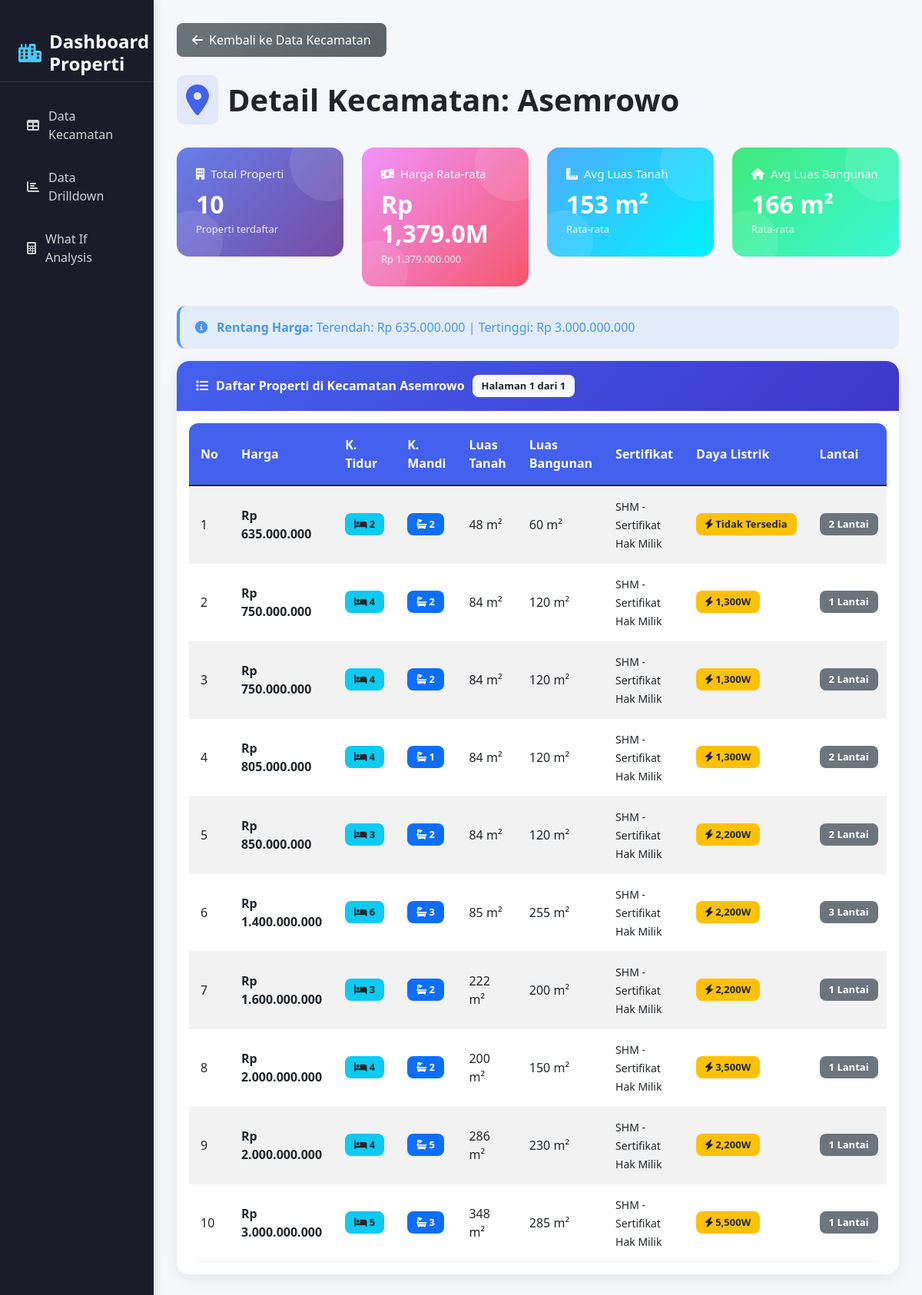
/detail_kecamatan.php?kecamatan=asemrowo, run on the app's committed database.
### tables this page shows
CREATE TABLE `properti_surabaya` (
  `Kecamatan` varchar(255) NOT NULL,
  `Price` bigint(50) NOT NULL,
  `Kamar Tidur` varchar(255) NOT NULL,
  `Kamar Mandi` varchar(255) NOT NULL,
  `Luas Tanah` varchar(255) NOT NULL,
  `Luas Bangunan` varchar(255) NOT NULL,
  `Sertifikat` varchar(255) NOT NULL,
  `Daya Listrik` varchar(255) NOT NULL,
  `Ruang Makan` varchar(255) NOT NULL,
  `Ruang Tamu` varchar(255) NOT NULL,
  `Kondisi Perabotan` varchar(255) NOT NULL,
  `Jumlah Lantai` varchar(255) NOT NULL,
  `Hadap` varchar(255) NOT NULL,
  `Terjangkau Internet` varchar(255) NOT NULL,
  `Lebar Jalan` varchar(255) NOT NULL,
  `Sumber Air` varchar(255) NOT NULL,
  `Hook` varchar(255) NOT NULL,
  `Kondisi Properti` varchar(255) NOT NULL
);

### detail_kecamatan.php (the view, shortened to what this page needs)
<?php
include 'config.php';
$kecamatan = isset($_GET['kecamatan']) ? mysqli_real_escape_string($conn, $_GET['kecamatan']) : '';
$items_per_page = 25;
$page = isset($_GET['page']) ? (int)$_GET['page'] : 1;
$offset = ($page - 1) * $items_per_page;
$count_query = "SELECT COUNT(*) as total FROM properti_surabaya WHERE Kecamatan = '$kecamatan'";
$count_result = mysqli_query($conn, $count_query);
$total_rows = mysqli_fetch_assoc($count_result)['total'];
$total_pages = ceil($total_rows / $items_per_page);
$query = "SELECT * FROM properti_surabaya WHERE Kecamatan = '$kecamatan' LIMIT $items_per_page OFFSET $offset";
$result = mysqli_query($conn, $query);
$properti_list = [];
$no = $offset + 1;
while ($row = mysqli_fetch_assoc($result)) {
    $properti_list[] = $row;
}
$stats_query = "SELECT
                COUNT(*) as total_properti,
                AVG(Price) as avg_price,
                MIN(Price) as min_price,
                MAX(Price) as max_price,
                AVG(`Luas Tanah`) as avg_luas_tanah,
                AVG(`Luas Bangunan`) as avg_luas_bangunan
                FROM properti_surabaya
                WHERE Kecamatan = '$kecamatan'";
$stats_result = mysqli_query($conn, $stats_query);
$stats = mysqli_fetch_assoc($stats_result);
?>
<!DOCTYPE html>
<html lang="id">
<head>
    <link href="https://cdn.jsdelivr.net/npm/bootstrap@5.1.3/dist/css/bootstrap.min.css" rel="stylesheet">
    <link rel="stylesheet" href="https://cdnjs.cloudflare.com/ajax/libs/font-awesome/6.0.0/css/all.min.css">
</head>
<body>
    <div class="container-fluid">
        <div class="row">
            <div class="col-md-3 col-lg-2 sidebar">
                <div class="sidebar-sticky pt-3">
                    <div class="sidebar-header">
                        <h4><i class="fas fa-city"></i> Dashboard Properti</h4>
                    </div>
                    <ul class="nav flex-column">
                        <li class="nav-item">
                            <a class="nav-link" href="index.php">
                                <i class="fas fa-table"></i> Data Kecamatan
                            </a>
                        </li>
                        <li class="nav-item">
                            <a class="nav-link" href="drilldown.php">
                                <i class="fas fa-chart-bar"></i> Data Drilldown
                            </a>
                        </li>
                        <li class="nav-item">
                            <a class="nav-link" href="what-if.php">
                                <i class="fas fa-calculator"></i> What If Analysis
                            </a>
                        </li>
                    </ul>
                </div>
            </div>
            <main class="col-md-9 ms-sm-auto col-lg-10 main-content">
                <div class="mb-4 fade-in">
                    <a href="index.php" class="btn btn-secondary">
                        <i class="fas fa-arrow-left"></i> Kembali ke Data Kecamatan
                    </a>
                </div>
                <div class="page-header fade-in delay-1">
                    <h1 class="page-title">
                        <i class="fas fa-map-marker-alt"></i>
                        Detail Kecamatan: <?php echo ucwords(strtolower($kecamatan)); ?>
                    </h1>
                </div>
                <div class="row">
                    <div class="col-md-3 col-sm-6 fade-in delay-1">
                        <div class="stats-card stats-card-1">
                            <h5><i class="fas fa-building"></i> Total Properti</h5>
                            <h3><?php echo number_format($stats['total_properti']); ?></h3>
                            <small>Properti terdaftar</small>
                        </div>
                    </div>
                    <div class="col-md-3 col-sm-6 fade-in delay-2">
                        <div class="stats-card stats-card-2">
                            <h5><i class="fas fa-money-bill-wave"></i> Harga Rata-rata</h5>
                            <h3>
                                <?php
                                if (is_numeric($stats['avg_price']) && $stats['avg_price'] > 0) {
                                    echo 'Rp ' . number_format($stats['avg_price'] / 1000000, 1) . 'M';
                                } else {
                                    echo 'Tidak Tersedia';
                                }
                                ?>
                            </h3>
                            <small>
                                <?php
                                if (is_numeric($stats['avg_price']) && $stats['avg_price'] > 0) {
                                    echo 'Rp ' . number_format($stats['avg_price'], 0, ',', '.');
                                } else {
                                    echo 'Data harga tidak tersedia';
                                }
                                ?>
                            </small>
                        </div>
                    </div>
                    <div class="col-md-3 col-sm-6 fade-in delay-3">
                        <div class="stats-card stats-card-3">
                            <h5><i class="fas fa-ruler-combined"></i> Avg Luas Tanah</h5>
                            <h3>
                                <?php
                                if (is_numeric($stats['avg_luas_tanah']) && $stats['avg_luas_tanah'] > 0) {
                                    echo number_format($stats['avg_luas_tanah'], 0) . ' m²';
                                } else {
                                    echo 'Tidak Tersedia';
                                }
                                ?>
                            </h3>
                            <small>Rata-rata</small>
                        </div>
                    </div>
                    <div class="col-md-3 col-sm-6 fade-in delay-4">
                        <div class="stats-card stats-card-4">
                            <h5><i class="fas fa-home"></i> Avg Luas Bangunan</h5>
                            <h3>
                                <?php
                                if (is_numeric($stats['avg_luas_bangunan']) && $stats['avg_luas_bangunan'] > 0) {
                                    echo number_format($stats['avg_luas_bangunan'], 0) . ' m²';
                                } else {
                                    echo 'Tidak Tersedia';
                                }
                                ?>
                            </h3>
                            <small>Rata-rata</small>
                        </div>
                    </div>
                </div>
                <div class="alert alert-info fade-in" role="alert">
                    <i class="fas fa-info-circle"></i>
                    <div>
                        <strong>Rentang Harga:</strong>
                        Terendah:
                        <?php
                        if (is_numeric($stats['min_price']) && $stats['min_price'] > 0) {
                            echo 'Rp ' . number_format($stats['min_price'], 0, ',', '.');
                        } else {
                            echo 'Tidak Tersedia';
                        }
                        ?> |
                        Tertinggi:
                        <?php
                        if (is_numeric($stats['max_price']) && $stats['max_price'] > 0) {
                            echo 'Rp ' . number_format($stats['max_price'], 0, ',', '.');
                        } else {
                            echo 'Tidak Tersedia';
                        }
                        ?>
                    </div>
                </div>
                <div class="card fade-in">
                    <div class="card-header">
                        <i class="fas fa-list"></i>
                        Daftar Properti di Kecamatan <?php echo ucwords(strtolower($kecamatan)); ?>
                        <span class="badge bg-light text-dark float-end">
                            Halaman <?php echo $page; ?> dari <?php echo $total_pages; ?>
                        </span>
                    </div>
                    <div class="card-body">
                        <?php if (count($properti_list) > 0): ?>
                            <div class="table-responsive">
                                <table class="table table-striped table-hover">
                                    <thead>
                                        <tr>
                                            <th width="5%">No</th>
                                            <th width="15%">Harga</th>
                                            <th width="8%">K. Tidur</th>
                                            <th width="8%">K. Mandi</th>
                                            <th width="10%">Luas Tanah</th>
                                            <th width="10%">Luas Bangunan</th>
                                            <th width="15%">Sertifikat</th>
                                            <th width="10%">Daya Listrik</th>
                                            <th width="10%">Lantai</th>
                                        </tr>
                                    </thead>
                                    <tbody>
                                        <?php foreach ($properti_list as $properti): ?>
                                            <tr>
                                                <td><?php echo $no++; ?></td>
                                                <td>
                                                    <strong>
                                                        <?php
                                                        if (is_numeric($properti['Price']) && $properti['Price'] > 0) {
                                                            echo 'Rp ' . number_format($properti['Price'], 0, ',', '.');
                                                        } else {
                                                            echo 'Tidak Tersedia';
                                                        }
                                                        ?>
                                                    </strong>
                                                </td>
                                                <td>
                                                    <span class="badge bg-info text-dark">
                                                        <i class="fas fa-bed"></i>
                                                        <?php
                                                        if (is_numeric($properti['Kamar Tidur']) && $properti['Kamar Tidur'] > 0) {
                                                            echo $properti['Kamar Tidur'];
                                                        } else {
                                                            echo '0';
                                                        }
                                                        ?>
                                                    </span>
                                                </td>
                                                <td>
                                                    <span class="badge bg-primary">
                                                        <i class="fas fa-bath"></i>
                                                        <?php
                                                        if (is_numeric($properti['Kamar Mandi']) && $properti['Kamar Mandi'] > 0) {
                                                            echo $properti['Kamar Mandi'];
                                                        } else {
                                                            echo '0';
                                                        }
                                                        ?>
                                                    </span>
                                                </td>
                                                <td>
                                                    <?php
                                                    if (is_numeric($properti['Luas Tanah']) && $properti['Luas Tanah'] > 0) {
                                                        echo number_format($properti['Luas Tanah']) . ' m²';
                                                    } else {
                                                        echo 'Tidak Tersedia';
                                                    }
                                                    ?>
                                                </td>
                                                <td>
                                                    <?php
                                                    if (is_numeric($properti['Luas Bangunan']) && $properti['Luas Bangunan'] > 0) {
                                                        echo number_format($properti['Luas Bangunan']) . ' m²';
                                                    } else {
                                                        echo 'Tidak Tersedia';
                                                    }
                                                    ?>
                                                </td>
                                                <td>
                                                    <small><?php echo htmlspecialchars($properti['Sertifikat']); ?></small>
                                                </td>
                                                <td>
                                                    <span class="badge bg-warning text-dark">
                                                        <i class="fas fa-bolt"></i>
                                                        <?php
                                                        if (is_numeric($properti['Daya Listrik']) && $properti['Daya Listrik'] > 0) {
                                                            echo number_format($properti['Daya Listrik']) . 'W';
                                                        } else {
                                                            echo 'Tidak Tersedia';
                                                        }
                                                        ?>
                                                    </span>
                                                </td>
                                                <td>
                                                    <span class="badge bg-secondary">
                                                        <?php
                                                        if (is_numeric($properti['Jumlah Lantai']) && $properti['Jumlah Lantai'] > 0) {
                                                            echo $properti['Jumlah Lantai'] . ' Lantai';
                                                        } else {
                                                            echo '1 Lantai';
                                                        }
                                                        ?>
                                                    </span>
                                                </td>
                                            </tr>
                                        <?php endforeach; ?>
                                    </tbody>
                                </table>
                            </div>
                        <?php endif; ?>
                    </div>
                </div>
            </main>
        </div>
    </div>
</body>
</html>

### data on the page
properti_surabaya: Price "635.000.000", Kamar Tidur "2", Kamar Mandi "2", Luas Tanah "48", Luas Bangunan "60", Sertifikat "SHM - Sertifikat Hak Milik", Daya Listrik "Tidak Tersedia", Jumlah Lantai "2"
properti_surabaya: Price "750.000.000", Kamar Tidur "4", Kamar Mandi "2", Luas Tanah "84", Luas Bangunan "120", Sertifikat "SHM - Sertifikat Hak Milik", Daya Listrik "1,300", Jumlah Lantai "1"
properti_surabaya: Price "750.000.000", Kamar Tidur "4", Kamar Mandi "2", Luas Tanah "84", Luas Bangunan "120", Sertifikat "SHM - Sertifikat Hak Milik", Daya Listrik "1,300", Jumlah Lantai "2"
properti_surabaya: Price "805.000.000", Kamar Tidur "4", Kamar Mandi "1", Luas Tanah "84", Luas Bangunan "120", Sertifikat "SHM - Sertifikat Hak Milik", Daya Listrik "1,300", Jumlah Lantai "2"
properti_surabaya: Price "850.000.000", Kamar Tidur "3", Kamar Mandi "2", Luas Tanah "84", Luas Bangunan "120", Sertifikat "SHM - Sertifikat Hak Milik", Daya Listrik "2,200", Jumlah Lantai "2"
properti_surabaya: Price "1.400.000.000", Kamar Tidur "6", Kamar Mandi "3", Luas Tanah "85", Luas Bangunan "255", Sertifikat "SHM - Sertifikat Hak Milik", Daya Listrik "2,200", Jumlah Lantai "3"
properti_surabaya: Price "1.600.000.000", Kamar Tidur "3", Kamar Mandi "2", Luas Tanah "222", Luas Bangunan "200", Sertifikat "SHM - Sertifikat Hak Milik", Daya Listrik "2,200", Jumlah Lantai "1"
properti_surabaya: Price "2.000.000.000", Kamar Tidur "4", Kamar Mandi "2", Luas Tanah "200", Luas Bangunan "150", Sertifikat "SHM - Sertifikat Hak Milik", Daya Listrik "3,500", Jumlah Lantai "1"
properti_surabaya: Price "2.000.000.000", Kamar Tidur "4", Kamar Mandi "5", Luas Tanah "286", Luas Bangunan "230", Sertifikat "SHM - Sertifikat Hak Milik", Daya Listrik "2,200", Jumlah Lantai "1"
properti_surabaya: Price "3.000.000.000", Kamar Tidur "5", Kamar Mandi "3", Luas Tanah "348", Luas Bangunan "285", Sertifikat "SHM - Sertifikat Hak Milik", Daya Listrik "5,500", Jumlah Lantai "1"

### other printed values
$kecamatan "Asemrowo"
$stats['total_properti'] "10"
$stats['avg_price'] / 1000000 "1,379.0"
$stats['avg_price'] "1.379.000.000"
$stats['avg_luas_tanah'] "153"
$stats['avg_luas_bangunan'] "166"
$stats['min_price'] "635.000.000"
$stats['max_price'] "3.000.000.000"
$page "1"
$total_pages "1"
